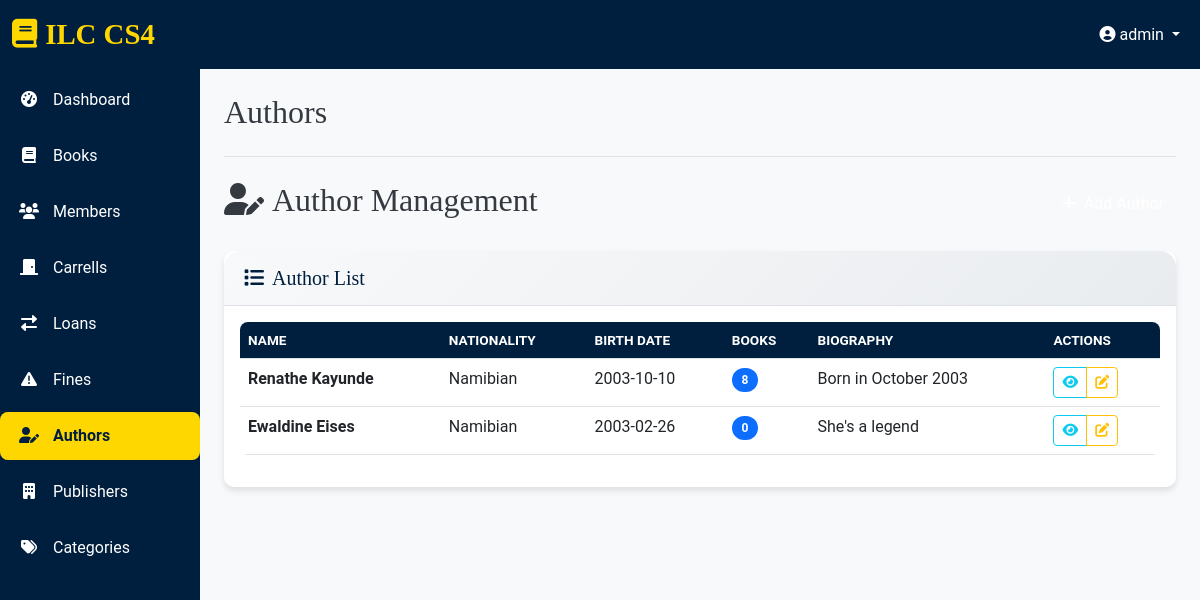
The page /authors (signed in) on the database as committed earlier.
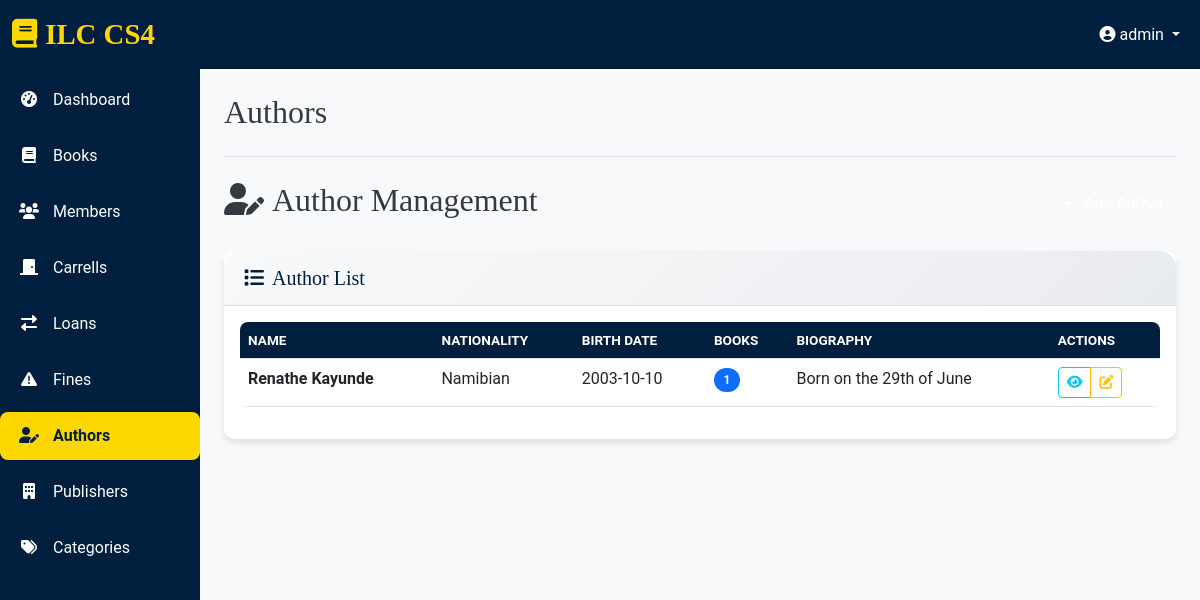
The same page on the database as committed later.
### app.py (models this page shows)
class Author(db.Model):
    id = db.Column(db.Integer, primary_key=True)
    name = db.Column(db.String(200), nullable=False)
    biography = db.Column(db.Text)
    birth_date = db.Column(db.Date)
    nationality = db.Column(db.String(100))
    created_at = db.Column(db.DateTime, default=datetime.utcnow)
    books = db.relationship('Book', backref='author', lazy=True)

### app.py (the view)
@app.route('/authors')
@login_required
def authors():
    if current_user.role not in ['admin', 'librarian']:
        flash('Access denied', 'error')
        return redirect(url_for('dashboard'))
    authors = Author.query.all()
    form = AuthorForm()
    current_date = date.today().isoformat()  # Add this line
    return render_template('authors.html', title='Authors', authors=authors, form=form, current_date=current_date)

### app.py (called while the page is built)
@app.context_processor
def inject_now():
    return {'now': datetime.utcnow()}

@login_manager.user_loader
def load_user(user_id):
    return User.query.get(int(user_id))

### templates/authors.html (shortened to what this page needs)
{% extends "base.html" %}
{% block content %}
<div class="d-flex justify-content-between align-items-center mb-4">
    <h2><i class="fas fa-user-edit me-2"></i>Author Management</h2>
    {% if current_user.role in ['admin', 'librarian'] %}
    <button class="btn btn-primary" data-bs-toggle="modal" data-bs-target="#addAuthorModal">
        <i class="fas fa-plus me-2"></i>Add Author
    </button>
    {% endif %}
</div>
<div class="card">
    <div class="card-header">
        <h5 class="mb-0"><i class="fas fa-list me-2"></i>Author List</h5>
    </div>
    <div class="card-body">
        {% if authors %}
        <div class="table-responsive">
            <table class="table table-hover">
                <thead>
                    <tr>
                        <th>Name</th>
                        <th>Nationality</th>
                        <th>Birth Date</th>
                        <th>Books</th>
                        <th>Biography</th>
                        <th>Actions</th>
                    </tr>
                </thead>
                <tbody>
                    {% for author in authors %}
                    <tr>
                        <td>
                            <div class="fw-bold">{{ author.name }}</div>
                        </td>
                        <td>{{ author.nationality or 'N/A' }}</td>
                        <td>{{ author.birth_date.strftime('%Y-%m-%d') if author.birth_date else 'N/A' }}</td>
                        <td>
                            <span class="badge bg-primary">{{ author.books|length }}</span>
                        </td>
                        <td>
                            {% if author.biography %}
                            <span class="d-inline-block text-truncate" style="max-width: 200px;">
                                {{ author.biography }}
                            </span>
                            {% else %}
                            <span class="text-muted">No biography</span>
                            {% endif %}
                        </td>
                        <td>
                            <div class="btn-group">
                                <button class="btn btn-sm btn-outline-info view-author-btn"
                                        data-author-id="{{ author.id }}"
                                        data-author-name="{{ author.name }}"
                                        data-author-nationality="{{ author.nationality or 'N/A' }}"
                                        data-author-birth-date="{{ author.birth_date.strftime('%Y-%m-%d') if author.birth_date else 'N/A' }}"
                                        data-author-biography="{{ author.biography or 'No biography available' }}"
                                        data-author-books-count="{{ author.books|length }}"
                                        title="View Details">
                                    <i class="fas fa-eye"></i>
                                </button>
                                {% if current_user.role in ['admin', 'librarian'] %}
                                <button class="btn btn-sm btn-outline-warning edit-author-btn"
                                        data-author-id="{{ author.id }}"
                                        data-author-name="{{ author.name }}"
                                        data-author-nationality="{{ author.nationality or '' }}"
                                        data-author-birth-date="{{ author.birth_date.strftime('%Y-%m-%d') if author.birth_date else '' }}"
                                        data-author-biography="{{ author.biography or '' }}"
                                        title="Edit Author">
                                    <i class="fas fa-edit"></i>
                                </button>
                                {% endif %}
                            </div>
                        </td>
                    </tr>
                    {% endfor %}
                </tbody>
            </table>
        </div>
        {% endif %}
    </div>
</div>
{% endblock %}

Rows that differ between the two databases and show on the page:
removed Author: name "Ewaldine Eises", nationality "Namibian", birth_date "2003-02-26", books|length "0", biography "She's a legend"
changed Author "Renathe Kayunde": books|length "8" → "1"; biography "Born in October 2003" → "Born on the 29th of June"
